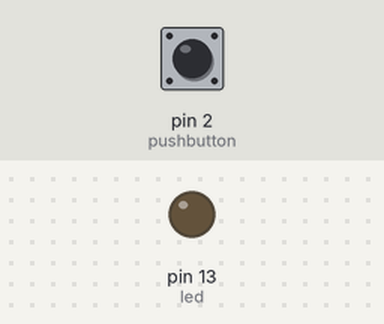
The sketch below on a simulated Arduino Uno, built with avr-gcc and run on an emulated ATmega328P. On the bench: output pins drawn as LEDs (lit = HIGH). The inputs (shaded band) are chosen by the test bench; at power-on: pin 2 (pushbutton) LOW.

Above: at 1.2 s.
1.3 s: pin 2 (pushbutton) pulled HIGH for 0.15 s
At 1.37 s:
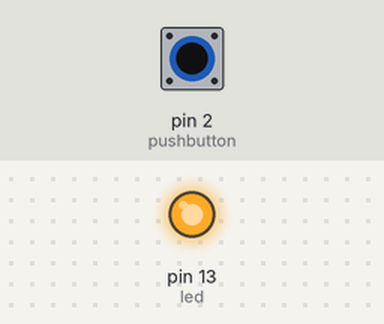
2.9 s: pin 2 (pushbutton) pulled HIGH for 3.2 s
At 7.4 s:
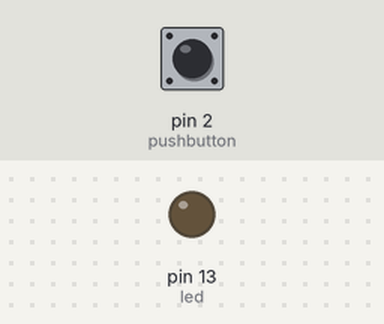
Timing chart, 0 to 8.9 s (numbered marks = the images above; inputs shaded):
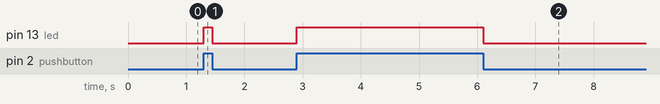

Measured:
- after the input at 1.3 s, pin 13 (led): LOW → HIGH at once, → LOW 0.15 s later
- after the input at 2.9 s, pin 13 (led): LOW → HIGH at once, → LOW 3.2 s later

The sketch:

2nd_project_code.ino
```cpp
int value;
int led=13;
int pushbutton=2;
void setup()
{
  pinMode(led,OUTPUT);
  pinMode(pushbutton,INPUT);
}

void loop()
{

    value=digitalRead(pushbutton);
    if(value==HIGH)
     {
       digitalWrite(led,HIGH);
      }

    else
    {
      digitalWrite(led,LOW);
    }
}
```
